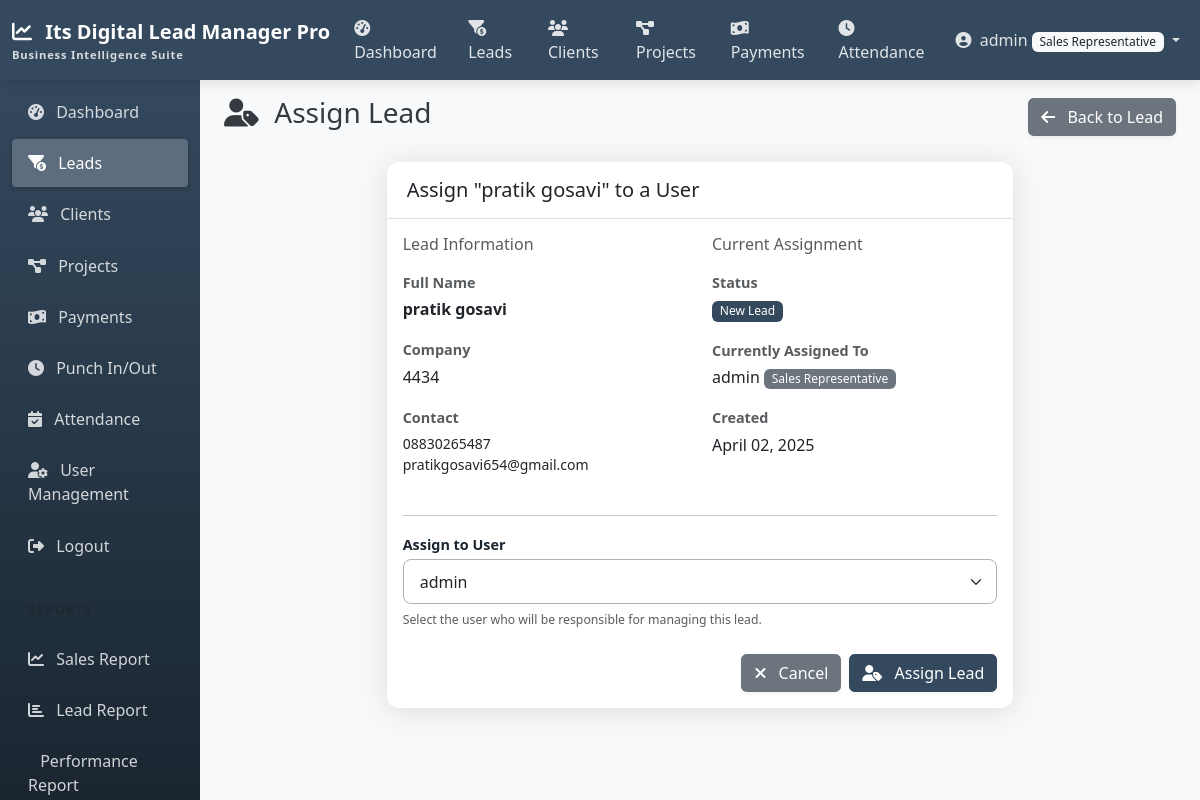
The app's page /leads/13/assign/ (signed in) with its own data.
### accounts/models.py (models this page shows, shortened)
class CustomUser(AbstractUser):
    ROLE_CHOICES = (
        ('admin', 'Admin'),
        ('manager', 'Manager'),
        ('team_leader', 'Team Leader'),
        ('sales_rep', 'Sales Representative'),
    )
    role = models.CharField(max_length=20, choices=ROLE_CHOICES, default='sales_rep')
    def __str__(self):
        return self.username

### leads/models.py (models this page shows, shortened)
class Lead(models.Model):
    name = models.CharField(max_length=255)
    company = models.CharField(max_length=255, blank=True, null=True)
    phone = models.CharField(max_length=20)
    email = models.EmailField()
    address = models.TextField(blank=True, null=True)
    source = models.ForeignKey(LeadSource, on_delete=models.SET_NULL, null=True, blank=True)
    status = models.ForeignKey(LeadStatus, on_delete=models.SET_NULL, null=True, blank=True)
    assigned_to = models.ForeignKey(
        CustomUser,
        related_name='assigned_leads',
        on_delete=models.SET_NULL,
        null=True,
        blank=True
    )
    created_by = models.ForeignKey(
        CustomUser,
        related_name='created_leads',
        on_delete=models.SET_NULL,
        null=True,
        blank=True
    )
    notes = models.TextField(blank=True, null=True)
    created_at = models.DateTimeField(auto_now_add=True)
    updated_at = models.DateTimeField(auto_now=True)
    class Meta:
        ordering = ['-created_at']
    @property
    def is_converted(self):
        return self.status.is_converted if self.status else False

class LeadStatus(models.Model):
    name = models.CharField(max_length=100)
    description = models.TextField(blank=True, null=True)
    is_converted = models.BooleanField(default=False)
    order = models.PositiveIntegerField(default=0)
    class Meta:
        ordering = ['order']
        verbose_name_plural = 'Lead statuses'

### leads/views.py (the view, shortened to what this page needs)
# urls.py: path('<int:pk>/assign/', views.LeadAssignView.as_view(), name='lead_assign'),
class LeadAssignView(LoginRequiredMixin, AdminOrManagerRequiredMixin, UpdateView):
    model = Lead
    form_class = LeadAssignForm
    template_name = 'leads/lead_assign.html'
    def get_form(self, form_class=None):
        form = super().get_form(form_class)
        if self.request.user.role == 'manager':
            form.fields['assigned_to'].queryset = CustomUser.objects.filter(
                role__in=['team_leader', 'sales_rep']
            )
        return form

### leads/forms.py
class LeadAssignForm(forms.ModelForm):
    assigned_to = forms.ModelChoiceField(
        queryset=CustomUser.objects.filter(role__in=['manager', 'team_leader', 'sales_rep']),
        widget=forms.Select(attrs={'class': 'form-select'})
    )
    class Meta:
        model = Lead
        fields = ('assigned_to',)

### leads/views.py (called while the page is built)
    def test_func(self):
        return self.request.user.is_authenticated and (
            self.request.user.is_superuser or
            self.request.user.role in ['admin', 'manager']
        )

### templates/leads/lead_assign.html (shortened to what this page needs)
{% extends 'base.html' %}
{% block content %}
<div class="d-flex justify-content-between align-items-center mb-4">
    <h1 class="h3">
        <i class="fas fa-user-tag me-2"></i> Assign Lead
    </h1>
    <div>
        <a href="{% url 'lead_detail' lead.id %}" class="btn btn-secondary">
            <i class="fas fa-arrow-left me-2"></i> Back to Lead
        </a>
    </div>
</div>
<div class="row justify-content-center">
    <div class="col-md-8">
        <div class="card shadow">
            <div class="card-header bg-white">
                <h5 class="mb-0">Assign "{{ lead.name }}" to a User</h5>
            </div>
            <div class="card-body">
                <div class="row mb-4">
                    <div class="col-md-6">
                        <h6 class="text-muted mb-3">Lead Information</h6>
                        <div class="mb-3">
                            <label class="form-label text-muted small mb-1">Full Name</label>
                            <div class="fw-bold">{{ lead.name }}</div>
                        </div>
                        <div class="mb-3">
                            <label class="form-label text-muted small mb-1">Company</label>
                            <div>{{ lead.company|default:"-" }}</div>
                        </div>
                        <div class="mb-3">
                            <label class="form-label text-muted small mb-1">Contact</label>
                            <div>
                                <small class="d-block">{{ lead.phone }}</small>
                                <small class="d-block">{{ lead.email }}</small>
                            </div>
                        </div>
                    </div>
                    <div class="col-md-6">
                        <h6 class="text-muted mb-3">Current Assignment</h6>
                        <div class="mb-3">
                            <label class="form-label text-muted small mb-1">Status</label>
                            <div>
                                <span class="badge {% if lead.is_converted %}bg-success{% else %}bg-primary{% endif %}">
                                    {{ lead.status.name|default:"New" }}
                                </span>
                            </div>
                        </div>
                        <div class="mb-3">
                            <label class="form-label text-muted small mb-1">Currently Assigned To</label>
                            <div>
                                {% if lead.assigned_to %}
                                {{ lead.assigned_to.get_full_name|default:lead.assigned_to.username }}
                                <span class="badge bg-secondary">{{ lead.assigned_to.get_role_display }}</span>
                                {% else %}
                                <span class="text-muted">Unassigned</span>
                                {% endif %}
                            </div>
                        </div>
                        <div class="mb-3">
                            <label class="form-label text-muted small mb-1">Created</label>
                            <div>{{ lead.created_at|date:"F d, Y" }}</div>
                        </div>
                    </div>
                </div>
                <hr>
                <form method="post">
                    <div class="mb-4">
                        <label for="{{ form.assigned_to.id_for_label }}" class="form-label">Assign to User</label>
                        {{ form.assigned_to }}
                        <div class="form-text text-muted">
                            <small>Select the user who will be responsible for managing this lead.</small>
                        </div>
                    </div>
                    <div class="d-flex justify-content-end">
                        <a href="{% url 'lead_detail' lead.id %}" class="btn btn-secondary me-2">
                            <i class="fas fa-times me-2"></i> Cancel
                        </a>
                        <button type="submit" class="btn btn-primary">
                            <i class="fas fa-user-tag me-2"></i> Assign Lead
                        </button>
                    </div>
                </form>
            </div>
        </div>
    </div>
</div>
{% endblock %}

### templates/navbar.html (shortened to what this page needs)
<nav class="navbar navbar-expand-md navbar-dark sticky-top">
    <div class="container-fluid">
        <a class="navbar-brand" href="{% url 'home' %}">
            <i class="fas fa-chart-line me-2"></i>
            Its Digital Lead Manager Pro
            <span class="navbar-brand-subtitle">Business Intelligence Suite</span>
        </a>
        <div class="collapse navbar-collapse" id="navbarNav">
            <ul class="navbar-nav me-auto">
                {% if user.is_authenticated %}
                <li class="nav-item">
                    <a class="nav-link {% if request.path == '/reports/dashboard/' %}active{% endif %}" href="{% url 'dashboard' %}">
                        <i class="fas fa-tachometer-alt me-1"></i> Dashboard
                    </a>
                </li>
                <li class="nav-item">
                    <a class="nav-link {% if '/leads/' in request.path %}active{% endif %}" href="{% url 'lead_list' %}">
                        <i class="fas fa-funnel-dollar me-1"></i> Leads
                    </a>
                </li>
                <li class="nav-item">
                    <a class="nav-link {% if '/clients/' in request.path %}active{% endif %}" href="{% url 'client_list' %}">
                        <i class="fas fa-users me-1"></i> Clients
                    </a>
                </li>
                <li class="nav-item d-none d-lg-block">
                    <a class="nav-link {% if '/projects/' in request.path %}active{% endif %}" href="{% url 'project_list' %}">
                        <i class="fas fa-project-diagram me-1"></i> Projects
                    </a>
                </li>
                <li class="nav-item d-none d-lg-block">
                    <a class="nav-link {% if '/payments/' in request.path %}active{% endif %}" href="{% url 'payment_list' %}">
                        <i class="fas fa-money-bill-wave me-1"></i> Payments
                    </a>
                </li>
                <li class="nav-item d-none d-lg-block">
                    <a class="nav-link {% if '/attendance/punch/' in request.path %}active{% endif %}" href="{% url 'punch' %}">
                        <i class="fas fa-clock me-1"></i> Attendance
                    </a>
                </li>
                {% endif %}
            </ul>
            <ul class="navbar-nav">
                {% if user.is_authenticated %}
                <li class="nav-item dropdown">
                    <a class="nav-link dropdown-toggle" href="#" id="navbarDropdown" role="button" data-bs-toggle="dropdown" aria-expanded="false">
                        <i class="fas fa-user-circle me-1"></i>
                        {% if user.first_name %}{{ user.first_name }}{% else %}{{ user.username }}{% endif %}
                        <span class="badge bg-light text-dark">{{ user.get_role_display }}</span>
                    </a>
                </li>
                {% endif %}
            </ul>
        </div>
    </div>
</nav>

### static/css/custom.css (style rules this page uses)
:root { --primary-color: #34495e; --primary-light: #5d6d7e; --primary-dark: #1a2530; --secondary-color: #e2e2e2; --secondary-dark: #b1b1b1; --accent-color: #f39c12; --bg-color: #f8f9fa; --text-color: #343a40; --text-light: #f8f9fa; --success-color: #2ecc71; --info-color: #3498db; --warning-color: #f39c12; --danger-color: #e74c3c; }
body { background-color: var(--bg-color); color: var(--text-color); }
.navbar { background-color: var(--primary-color) !important; box-shadow: 0 4px 12px rgba(0, 0, 0, 0.1); }
.navbar-brand { font-weight: 700; font-size: 1.25rem; color: white !important; }
.navbar-brand-subtitle { font-size: 0.7rem; opacity: 0.8; display: block; letter-spacing: 0.05rem; }
.navbar .nav-link { color: rgba(255, 255, 255, 0.85) !important; font-weight: 500; }
.card { border: none; box-shadow: 0 0.15rem 1.75rem 0 rgba(58, 59, 69, 0.15) !important; border-radius: 0.75rem; margin-bottom: 1.5rem; transition: transform 0.2s ease, box-shadow 0.2s ease; }
.card-header { padding: 1rem 1.25rem; border-bottom: 1px solid var(--secondary-color); background-color: white; border-top-left-radius: 0.75rem !important; border-top-right-radius: 0.75rem !important; font-weight: 600; }
.form-control, .form-select { border-radius: 0.5rem; padding: 0.6rem 1rem; border-color: var(--secondary-dark); }
label { font-weight: 500; color: var(--primary-dark); }
.badge { font-weight: 500; padding: 0.35em 0.65em; }
label.form-label { font-weight: 600; margin-bottom: 0.25rem; color: var(--primary-dark); font-size: 0.9rem; }
.btn { border-radius: 0.35rem; font-weight: 500; box-shadow: 0 2px 4px rgba(0, 0, 0, 0.05); transition: all 0.2s ease; }
.btn-primary { background-color: var(--primary-color); border-color: var(--primary-color); }
.bg-primary { background-color: var(--primary-color) !important; }

### records on screen
CustomUser: username "admin", role "Sales Representative"
Lead: name "pratik gosavi", company "4434", phone "08830265487", email "pratikgosavi654@gmail.com", status.name "New Lead", assigned_to.get_full_name "admin", assigned_to.role "Sales Representative", created_at "April 02, 2025", assigned_to "admin"
